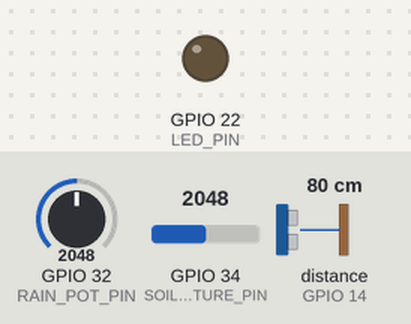
Recording of a sketch running on a simulated ESP32. Shown: output pins drawn as LEDs (lit = HIGH). Wiring (inferred from the names in the program): ultrasonic range finder: trigger GPIO 13; echo GPIO 14. Inputs (shaded band) come from the test bench; at power-on: distance to the obstacle (sensor on GPIO 14) 80 cm, GPIO 32 (RAIN_POT_PIN) = 2048, GPIO 34 (SOIL_MOISTURE_PIN) = 2048. The echo pulse lasts 58.3 µs per cm; WiFi joins after 1.5 s; servers stay silent unless stated; no MQTT or app messages arrive unless stated; pins used as bus, display or sensor lines are not drawn; what the sketch prints to the serial monitor is not drawn.

Above: at 4.2 s.
4.3 s: distance to the obstacle (sensor on GPIO 14) set to 22 cm
9.9 s: distance to the obstacle (sensor on GPIO 14) set to 18 cm
At 14.4 s:
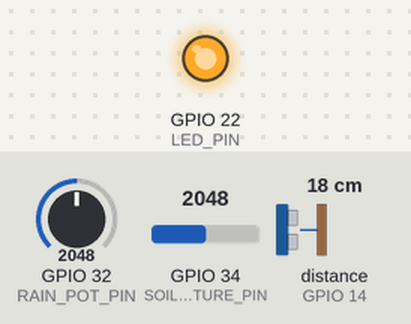
Timing chart, 0 to 15.9 s (numbered marks = the images above; inputs shaded):
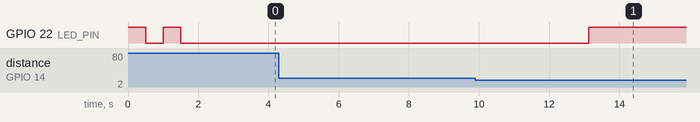

The sketch:

gs.ino
```cpp
#include <WiFi.h>
#include <PubSubClient.h>
#include <ArduinoJson.h>

#define TRIGGER_PIN 13
#define ECHO_PIN 14
#define MAX_DISTANCE 200

#define SOIL_MOISTURE_PIN 34
#define RAIN_POT_PIN 32

#define LED_PIN 22

#define LIMIAR_NIVEL_AGUA_ALTA 180
#define LIMIAR_UMIDADE_SOLO_SATURADO 2500
#define LIMIAR_CHUVA_FORTE 2000

const char* ssid = "Wokwi-GUEST";
const char* password = "";

const char* mqtt_broker = "broker.hivemq.com";
const int mqtt_port = 1883;
const char* mqtt_client_id = "ESP32_FloodMonitor";
const char* mqtt_topic_publish = "sensor/monitoramento_enchente";

WiFiClient espClient;
PubSubClient client(espClient);

// Medir Distancia
long measureDistanceCm() {
  digitalWrite(TRIGGER_PIN, LOW);
  delayMicroseconds(2);
  digitalWrite(TRIGGER_PIN, HIGH);
  delayMicroseconds(10);
  digitalWrite(TRIGGER_PIN, LOW);

  long duration = pulseIn(ECHO_PIN, HIGH);
  long distanceCm = duration / 58;

  if (distanceCm == 0 || distanceCm > MAX_DISTANCE) {
    return MAX_DISTANCE;
  }
  return distanceCm;
}

// Conectar WI-FI
void setup_wifi() {
  delay(10);
  Serial.println();
  Serial.print("Conectando a ");
  Serial.println(ssid);

  WiFi.begin(ssid, password);

  while (WiFi.status() != WL_CONNECTED) {
    delay(500);
    Serial.print(".");
  }

  Serial.println("");
  Serial.println("WiFi conectado");
  Serial.print("Endereço IP: ");
  Serial.println(WiFi.localIP());
}

// Reconectar ao Broker
void reconnect_mqtt() {
  // Loop até estar conectado
  while (!client.connected()) {
    Serial.print("Tentando conectar ao MQTT Broker...");
    // Tenta conectar
    if (client.connect(mqtt_client_id)) {
      Serial.println("conectado");
    } else {
      Serial.print("falha, rc=");
      Serial.print(client.state());
      Serial.println(" tentando novamente em 5 segundos");
      delay(5000);
    }
  }
}

// Envia dados via MQTT
void sendDataViaMQTT(float nivel_agua, int umidade_solo, int volume_chuva, const String& status_alerta) {
  if (!client.connected()) {
    reconnect_mqtt();
  }

  StaticJsonDocument<256> doc;
  doc["nivel_agua"] = nivel_agua;
  doc["umidade_solo"] = umidade_solo;
  doc["volume_chuva"] = volume_chuva;
  doc["status_alerta"] = status_alerta;

  String jsonString;
  serializeJson(doc, jsonString);

  Serial.print("Publicando dados MQTT no topico '");
  Serial.print(mqtt_topic_publish);
  Serial.print("': ");
  Serial.println(jsonString);

  // Publica no tópico MQTT
  if (client.publish(mqtt_topic_publish, jsonString.c_str())) {
    Serial.println("Dados MQTT publicados com sucesso!");
  } else {
    Serial.println("Falha ao publicar dados MQTT.");
  }
}

void setup() {
  Serial.begin(115200);
  pinMode(TRIGGER_PIN, OUTPUT);
  pinMode(ECHO_PIN, INPUT);
  pinMode(LED_PIN, OUTPUT);

  digitalWrite(LED_PIN, HIGH);
  delay(500);
  digitalWrite(LED_PIN, LOW);
  delay(500);
  digitalWrite(LED_PIN, HIGH);
  delay(500);
  digitalWrite(LED_PIN, LOW);

  Serial.println("--- Sistema de Monitoramento de Enchentes (MQTT) ---");
  Serial.println("Ajuste os sliders dos sensores para simular condicoes!");
  Serial.println("----------------------------------------------------------");

  setup_wifi();
  client.setServer(mqtt_broker, mqtt_port);
  reconnect_mqtt();
}

void loop() {
  // Garante que o MQTT esteja sempre conectado
  if (!client.connected()) {
    reconnect_mqtt();
  }
  client.loop();

  unsigned int distancia_cm = measureDistanceCm();
  float nivel_agua_cm = (distancia_cm >= MAX_DISTANCE) ? 0 : (MAX_DISTANCE - distancia_cm);

  int umidadeSolo = analogRead(SOIL_MOISTURE_PIN);
  int volumeChuva = analogRead(RAIN_POT_PIN);

  // Lógica de Alerta
  bool riscoEnchente = false;
  String statusAlerta = "Seguro";

  if (nivel_agua_cm >= LIMIAR_NIVEL_AGUA_ALTA) {
    Serial.println("    -> CONDICAO: Nivel da agua atingiu limiar critico!");
    riscoEnchente = true;
  }

  if (umidadeSolo >= LIMIAR_UMIDADE_SOLO_SATURADO && volumeChuva >= LIMIAR_CHUVA_FORTE) {
    Serial.println("    -> CONDICAO: Solo saturado e chuva forte simultaneamente!");
    riscoEnchente = true;
  }

  if (riscoEnchente) {
    Serial.println("!!! ALERTA DE ENCHENTE: PERIGO IMINENTE !!!");
    digitalWrite(LED_PIN, HIGH);
    statusAlerta = "Alerta de Enchente";
  } else {
    Serial.println("Status: Ambiente seguro.");
    digitalWrite(LED_PIN, LOW);
  }

  sendDataViaMQTT(nivel_agua_cm, umidadeSolo, volumeChuva, statusAlerta);
  Serial.println("----------------------------------------------------------");
  delay(5000);
}
```

Measured:
- the behaviour switches between 21 and 20 cm on distance to the obstacle (sensor on GPIO 14) (found by bisection; images 0 and 1)
- after the input at 4.3 s, every drawn part: stays the same
- after the input at 9.9 s, GPIO 22 (LED_PIN): LOW → HIGH after 3.2 s
